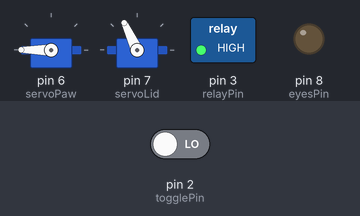
Bench run of a sketch on a simulated Arduino Uno, built with avr-gcc and run on an emulated ATmega328P. Parts: 2 × servo, switched loads named in the sketch (green lamp = pin HIGH), output pins drawn as LEDs (lit = HIGH). Inputs (shaded band) come from the test bench; at power-on: pin 2 (togglePin) LOW. Random numbers use the default seed unless the sketch sets one.

Above: at 2.0 s.
2.1 s: pin 2 (togglePin) driven HIGH
At 6.1 s:
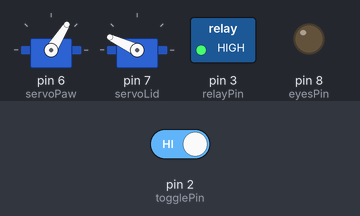
At 12.4 s:
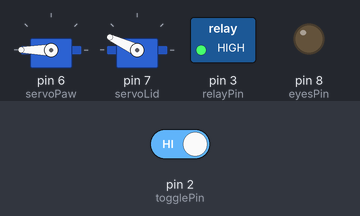
Timing chart, 0 to 19.0 s (numbered marks = the images above; inputs shaded):
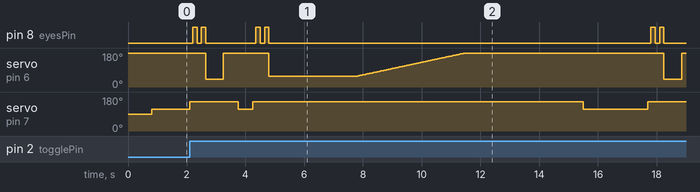

The sketch:

UnlessBox_v2_timeless.ino
```cpp
  /*
  Created 2024  by RodX
  RodX Labs Inc.

  Useless machine (timeless)
  БЕСПОЛЕЗНАЯ МАШИНА
  Бесполезная машина это развлечение,
  которое должно быть постоянно готово удивить гостя,
  готовое месяцами стоять на полке
  ждать когда гость обратит на него внимание,
  после чего сразу начать развлекать гостя без предварительных манипуляций,
  например, включения тумблера питания или зарядки
  ... и простым для повторения.
  Поэтому для корпуса устройтсва подойдет любая шкатулка из магазина для творчества,
  испольуются доступные модули, крепится все на термоклей,
  рука(толкатель тумблера) из медной проволоки с пайкой для жесткости,
  есть таймер энергосбережения для полного отключения питания,
  единственный тумблер включает питание и функционал устройства.
 */

#include <Servo.h>   //используем библиотеку для работы с сервоприводом
Servo servoPaw, servoLid;     //объявляем переменную servo для лапы и крышки

int script = 0; ////9 сценарий выключения тумбера
int ajarLid = 155;  //150 угол приоткрытой крышки
int closedLid = 115;  //угол закрытой крышки
int forwardPaw = 40;  //45 угол выдвижения вперед лапы
int backwardPaw = 180;  //угол спрятанной лапы
int iFirstTime = 1; //первый сценарий при включнии питания
int powered = 0;  //pin питание включено
int toggleState = 0;  //положение тумблера
///int pressing_time_Paw = 500;  //время нажатия лапы на тумблер

const int togglePin = 2;  //pin тумблера
////const int buttonPin = 2;  // the number of the pushbutton pin   ////
const int relayPin = 3;  //был 4 the number of the relay pin
const int eyesPin = 8;  //pin глаз
const long inaction = 60000;  //бездействие перед отключением

unsigned long currentMillis = 0;
unsigned long StartMillisInaction = 0;
unsigned long endTime = 0;
unsigned long difTime = 0;

void setup() {
  pinMode(togglePin, INPUT); //Тумблер
  pinMode(relayPin, OUTPUT); //реле
  digitalWrite(relayPin, HIGH); //включаем реле при подаче питания
  delay(300);
  servoPaw.attach(6);  //серво лапы pin 5
  servoLid.attach(7);  //серво крышки pin 7
  pinMode(eyesPin, OUTPUT); //Глаза
  servoPaw.write(backwardPaw); //Назад лапу
  delay(500);//500
  servoLid.write(closedLid);
  randomSeed(analogRead(0));  //установка случайного алгоритма функции random
}

void ajar_lid() {
  // мигнем глазами
  servoLid.write(ajarLid);
  delay(100);////
  digitalWrite(eyesPin, HIGH);
  delay(150);
  digitalWrite(eyesPin, LOW);
  delay(150);
  digitalWrite(eyesPin, HIGH);
  delay(150);
  digitalWrite(eyesPin, LOW);
}

void closed_lid() {
  servoLid.write(closedLid);
  delay(500); ///500
}

  void switch_off() {
  //Выключает
  ajar_lid ();
  servoPaw.write(forwardPaw);
  delay(600);
  servoPaw.write(backwardPaw);
  delay(500);
  closed_lid();
}

void watching() {
  //Наблюдает
  ajar_lid ();
  servoPaw.write(90);
  delay(2000);
  servoPaw.write(backwardPaw);
  delay(500);
  closed_lid();
  delay(1700);
}

void slowly(int initial_angle, int time) {
    //медленно убираем
    for (int i = initial_angle; i <= backwardPaw; i = i + 1){
        servoPaw.write(i);
        delay(30);
      }
    delay(time);
  }

  void look() {
    //Смотрит
    ajar_lid ();
    delay(1700);
    closed_lid();
    delay(200);
  }

void loop() {

  //гибернация
  powered = digitalRead(togglePin);
  currentMillis = millis();

  //проверим положение тумблера
  toggleState = digitalRead(togglePin);

  if (toggleState == HIGH) {
    //если тумблер включен:
    difTime=currentMillis-endTime;
    //если тумблер не щелкали более 10 сек или первое включение устройство
    if (difTime > 10000 || iFirstTime == 1) {
       script = 1;
    } else {
       script = random(1, 12);
    }

    switch (script) {
      case 1:
        //Выключает
        switch_off();
        script = 0;
        break;
      case 2:
        //Наблюдает, прячется, выключает
        watching();
        switch_off();
        script = 0;
        break;
      case 3:
        //Выключает, прячется, наблюдает, прячется
        switch_off();
        watching();
        script = 0;
        break;
      case 4:
        //Выключает, держит, убирает лапу
        ajar_lid ();
        servoPaw.write(forwardPaw);
        delay(500);
        //Удерживает
        servoPaw.write(forwardPaw + 7);
        delay(4000);
        servoPaw.write(backwardPaw);
        delay(500);
        closed_lid();
        script = 0;
        break;
      case 5:
        //Выключает, держит, медленно убирает лапу
        ajar_lid ();
        servoPaw.write(forwardPaw);
        delay(500);
        //Держит
        servoPaw.write(forwardPaw + 7);
        delay(3000);
        slowly(forwardPaw + 7, 1000);
        closed_lid();
        script = 0;
        break;
      case 6:
        //Коснется, держит, медленно убирает лапу, быстро выключает
        ajar_lid ();
        //Держит
        servoPaw.write(forwardPaw + 18);
        delay(3000);
        slowly(forwardPaw + 18, 1000);
        delay(3000);
        closed_lid();
        delay(1700);
        switch_off();
        script = 0;
        break;
      case 7:
        //Включает, косается, косается, косается, косается, убирает лапу.
        ajar_lid ();
        servoPaw.write(forwardPaw);
        delay(500);
        servoPaw.write(forwardPaw + 7);
        delay(1000);
        for (int i=1; i<=4; i++) {
          servoPaw.write(backwardPaw - 80);
          delay(300);
          servoPaw.write(forwardPaw + 7);
          delay(1000);
        }
        servoPaw.write(backwardPaw);
        delay(500);
        closed_lid();
        script = 0;
        break;
      case 8:
        //Открывает/закрывает четырежды, выключает.
        for (int i=1; i<=4; i++) {
          ajar_lid ();
          delay(700);
          closed_lid();
        }
        delay(500);
        switch_off();
        script = 0;
        break;
      case 9:
        //Выключает
        switch_off();
        script = 0;
        break;
      case 10:
        //Наблюдает, прячется, выключает
        watching();
        switch_off();
        script = 0;
        break;
      case 11:
        //Выключает, прячется, наблюдает, прячется
        switch_off();
        watching();
        script = 0;
        break;
      //case 12:
        //Выключает
        //switch_off();
        //script = 0;
        //break;
      }

      endTime = currentMillis;
      iFirstTime = 0;
      StartMillisInaction = currentMillis; //гибер
  }

//отключение питания
  if (powered == HIGH) {
    //Включение реле питания
      digitalWrite(relayPin, HIGH);
      StartMillisInaction = currentMillis;
  } else {
    if (currentMillis - StartMillisInaction > inaction) {
      //Отключие реле питания
      digitalWrite(relayPin, LOW);
      delay(300); //задержка необходимая реле для отключения
      //Serial.print("Time: ");
      //Serial.println(currentMillis); // prints time since program started
    }
  }


 }
```
